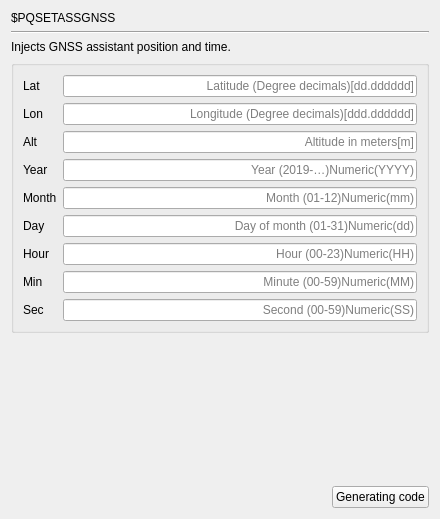
     <widget class="QWidget" name="page_PQSETASSGNSS">
      <layout class="QGridLayout" name="gridLayout_9">
       <item row="0" column="0">
        <widget class="QLabel" name="label_533">
         <property name="text">
          <string>$PQSETASSGNSS</string>
         </property>
        </widget>
       </item>
       <item row="1" column="0" colspan="2">
        <widget class="Line" name="line_138">
         <property name="orientation">
          <enum>Qt::Horizontal</enum>
         </property>
        </widget>
       </item>
       <item row="2" column="0" colspan="2">
        <widget class="QLabel" name="label_5">
         <property name="text">
          <string>Injects GNSS assistant position and time.</string>
         </property>
        </widget>
       </item>
       <item row="3" column="0" colspan="2">
        <widget class="QGroupBox" name="groupBox_118">
         <property name="title">
          <string/>
         </property>
         <layout class="QGridLayout" name="gridLayout_8">
          <item row="0" column="0">
           <widget class="QLabel" name="label_538">
            <property name="text">
             <string>Lat</string>
            </property>
           </widget>
          </item>
          <item row="0" column="1">
           <widget class="QLineEdit" name="lineEdit_PQSETASSGNSS_Lat">
            <property name="alignment">
             <set>Qt::AlignRight|Qt::AlignTrailing|Qt::AlignVCenter</set>
            </property>
            <property name="placeholderText">
             <string>Latitude (Degree decimals)[dd.dddddd]</string>
            </property>
           </widget>
          </item>
          <item row="1" column="0">
           <widget class="QLabel" name="label_534">
            <property name="text">
             <string>Lon</string>
            </property>
           </widget>
          </item>
          <item row="1" column="1">
           <widget class="QLineEdit" name="lineEdit_PQSETASSGNSS_Lon">
            <property name="alignment">
             <set>Qt::AlignRight|Qt::AlignTrailing|Qt::AlignVCenter</set>
            </property>
            <property name="placeholderText">
             <string>Longitude (Degree decimals)[ddd.dddddd]</string>
            </property>
           </widget>
          </item>
          <item row="2" column="0">
           <widget class="QLabel" name="label_537">
            <property name="text">
             <string>Alt</string>
            </property>
           </widget>
          </item>
          <item row="2" column="1">
           <widget class="QLineEdit" name="lineEdit_PQSETASSGNSS_Alt">
            <property name="alignment">
             <set>Qt::AlignRight|Qt::AlignTrailing|Qt::AlignVCenter</set>
            </property>
            <property name="placeholderText">
             <string>Altitude in meters[m]</string>
            </property>
           </widget>
          </item>
          <item row="3" column="0">
           <widget class="QLabel" name="label_535">
            <property name="text">
             <string>Year</string>
            </property>
           </widget>
          </item>
          <item row="3" column="1">
           <widget class="QLineEdit" name="lineEdit_PQSETASSGNSS_Year">
            <property name="alignment">
             <set>Qt::AlignRight|Qt::AlignTrailing|Qt::AlignVCenter</set>
            </property>
            <property name="placeholderText">
             <string>Year (2019-…)Numeric(YYYY)</string>
            </property>
           </widget>
          </item>
          <item row="4" column="0">
           <widget class="QLabel" name="label_719">
            <property name="text">
             <string>Month</string>
            </property>
           </widget>
          </item>
          <item row="4" column="1">
           <widget class="QLineEdit" name="lineEdit_PQSETASSGNSS_Month">
            <property name="alignment">
             <set>Qt::AlignRight|Qt::AlignTrailing|Qt::AlignVCenter</set>
            </property>
            <property name="placeholderText">
             <string>Month (01-12)Numeric(mm)</string>
            </property>
           </widget>
          </item>
          <item row="5" column="0">
           <widget class="QLabel" name="label_718">
            <property name="text">
             <string>Day</string>
            </property>
           </widget>
          </item>
          <item row="5" column="1">
           <widget class="QLineEdit" name="lineEdit_PQSETASSGNSS_Day">
            <property name="alignment">
             <set>Qt::AlignRight|Qt::AlignTrailing|Qt::AlignVCenter</set>
            </property>
            <property name="placeholderText">
             <string>Day of month (01-31)Numeric(dd)</string>
            </property>
           </widget>
          </item>
          <item row="6" column="0">
           <widget class="QLabel" name="label_716">
            <property name="text">
             <string>Hour</string>
            </property>
           </widget>
          </item>
          <item row="6" column="1">
           <widget class="QLineEdit" name="lineEdit_PQSETASSGNSS_Hour">
            <property name="alignment">
             <set>Qt::AlignRight|Qt::AlignTrailing|Qt::AlignVCenter</set>
            </property>
            <property name="placeholderText">
             <string>Hour (00-23)Numeric(HH)</string>
            </property>
           </widget>
          </item>
          <item row="7" column="0">
           <widget class="QLabel" name="label_715">
            <property name="text">
             <string>Min</string>
            </property>
           </widget>
          </item>
          <item row="7" column="1">
           <widget class="QLineEdit" name="lineEdit_PQSETASSGNSS_Min">
            <property name="alignment">
             <set>Qt::AlignRight|Qt::AlignTrailing|Qt::AlignVCenter</set>
            </property>
            <property name="placeholderText">
             <string>Minute (00-59)Numeric(MM)</string>
            </property>
           </widget>
          </item>
          <item row="8" column="0">
           <widget class="QLabel" name="label_717">
            <property name="text">
             <string>Sec</string>
            </property>
           </widget>
          </item>
          <item row="8" column="1">
           <widget class="QLineEdit" name="lineEdit_PQSETASSGNSS_Sec">
            <property name="alignment">
             <set>Qt::AlignRight|Qt::AlignTrailing|Qt::AlignVCenter</set>
            </property>
            <property name="placeholderText">
             <string>Second (00-59)Numeric(SS)</string>
            </property>
           </widget>
          </item>
         </layout>
        </widget>
       </item>
       <item row="4" column="1">
        <spacer name="verticalSpacer_138">
         <property name="orientation">
          <enum>Qt::Vertical</enum>
         </property>
         <property name="sizeHint" stdset="0">
          <size>
           <width>20</width>
           <height>147</height>
          </size>
         </property>
        </spacer>
       </item>
       <item row="5" column="0">
        <spacer name="horizontalSpacer_138">
         <property name="orientation">
          <enum>Qt::Horizontal</enum>
         </property>
         <property name="sizeHint" stdset="0">
          <size>
           <width>315</width>
           <height>20</height>
          </size>
         </property>
        </spacer>
       </item>
       <item row="5" column="1">
        <widget class="QPushButton" name="GC_PQSETASSGNSS">
         <property name="text">
          <string>Generating code</string>
         </property>
        </widget>
       </item>
      </layout>
     </widget>
